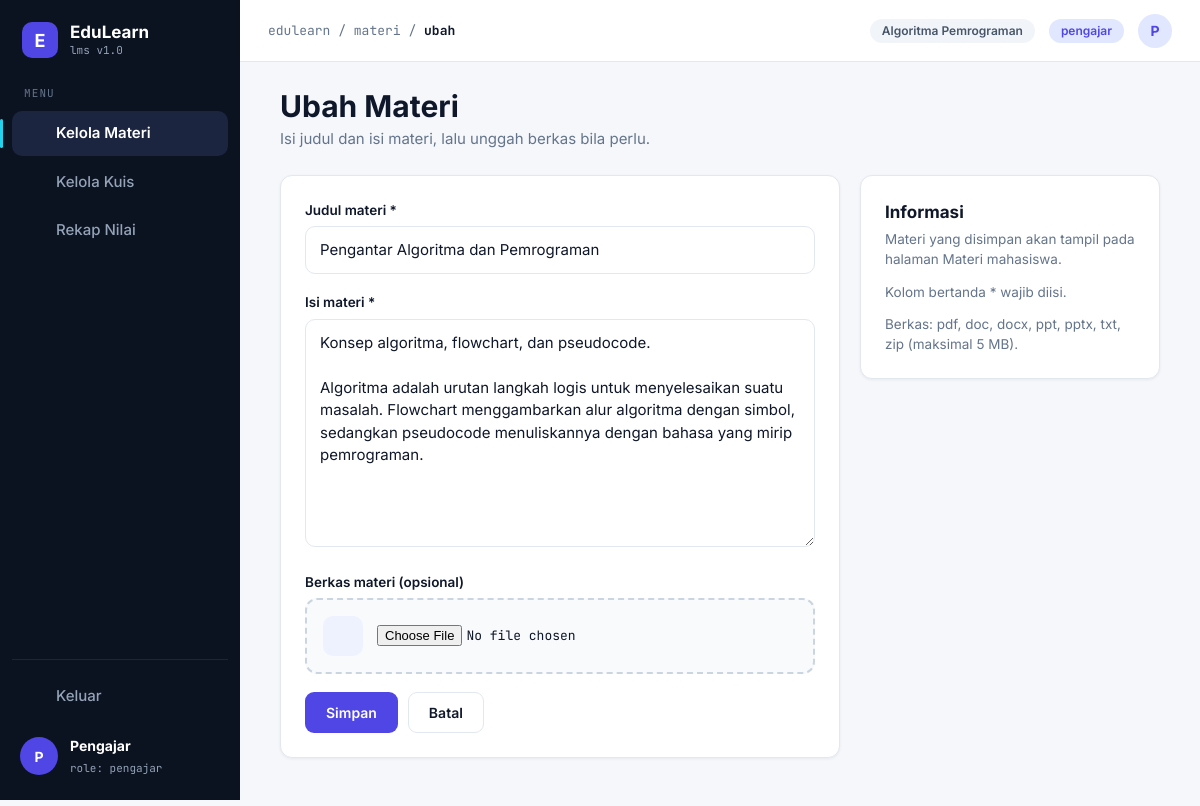
The app's page /pengajar/materi_form.php?id=1 (signed in) with its own data.
### tables this page shows
CREATE TABLE materi (
  id          INT AUTO_INCREMENT PRIMARY KEY,
  judul       VARCHAR(150) NOT NULL,
  isi_teks    TEXT NOT NULL,
  file_path   VARCHAR(255) NULL,
  dibuat_oleh INT NOT NULL,
  created_at  DATETIME NOT NULL DEFAULT CURRENT_TIMESTAMP,
  FOREIGN KEY (dibuat_oleh) REFERENCES users(id)
);

### pengajar/materi_form.php (the view, shortened to what this page needs)
<?php
require __DIR__ . '/../config.php';
$id = (int)($_GET['id'] ?? 0);
$materi = ['judul' => '', 'isi_teks' => '', 'file_path' => null];
if ($id) {
    $stmt = $db->prepare('SELECT * FROM materi WHERE id = ?');
    $stmt->execute([$id]);
    $materi = $stmt->fetch();
}
$judul = $id ? 'Ubah Materi' : 'Tambah Materi';
require __DIR__ . '/../includes/header.php';
?>
<h1><?= e($judul) ?></h1>
<p class="sub">Isi judul dan isi materi, lalu unggah berkas bila perlu.</p>
<div class="grid-form">
    <form class="kartu isi-kartu" method="post" enctype="multipart/form-data">
        <div class="kelompok">
            <label for="judul">Judul materi *</label>
            <input class="input" type="text" id="judul" name="judul" placeholder="judul materi"
                   value="<?= e($materi['judul']) ?>" maxlength="150" required>
        </div>
        <div class="kelompok">
            <label for="isi_teks">Isi materi *</label>
            <textarea class="input" id="isi_teks" name="isi_teks" rows="9" placeholder="Tulis isi materi di sini..." required><?= e($materi['isi_teks']) ?></textarea>
        </div>
        <div class="kelompok">
            <label for="berkas">Berkas materi (opsional)</label>
            <div class="unggah">
                <span class="ikon-kotak"><?= ikon('berkas') ?></span>
                <input type="file" id="berkas" name="berkas">
            </div>
        </div>
        <div class="aksi">
            <button class="btn btn-primer" type="submit">Simpan</button>
            <a class="btn btn-garis" href="<?= url('pengajar/materi.php') ?>">Batal</a>
        </div>
    </form>
    <div class="kartu isi-kartu">
        <h3>Informasi</h3>
        <p class="ket">Materi yang disimpan akan tampil pada halaman Materi mahasiswa.</p>
        <p class="ket">Kolom bertanda * wajib diisi.</p>
        <p class="ket">Berkas: <?= e(implode(', ', BERKAS_BOLEH)) ?> (maksimal 5 MB).</p>
    </div>
</div>
<?php require __DIR__ . '/../includes/footer.php'; ?>

### assets/css/style.css (style rules this page uses)
:root { --primer: #4F46E5; --primer-muda: #EEF2FF; --primer-muda2: #E0E7FF; --gelap: #0F172A; --abu: #64748B; --abu-muda: #94A3B8; --garis: #E2E8F0; --latar: #F5F7FB; --cyan: #22D3EE; --teal: #0D9488; --font: Inter, 'Segoe UI', Arial, sans-serif; --mono: 'JetBrains Mono', 'DejaVu Sans Mono', Consolas, monospace; }
* { box-sizing: border-box; }
body { margin: 0; font-family: var(--font); background: var(--latar); color: var(--gelap); font-size: 15px; line-height: 1.5; }
h1 { font-size: 30px; line-height: 1.2; margin: 0 0 4px; }
h3 { font-size: 17px; margin: 0; }
a { color: inherit; text-decoration: none; }
.ket { color: var(--abu); font-size: 13.5px; margin: 0; }
.sub { color: var(--abu); margin: 0 0 24px; }
.kartu { background: #fff; border: 1px solid var(--garis); border-radius: 12px; box-shadow: 0 1px 3px rgba(15,23,42,.06); }
.isi-kartu { padding: 24px; }
.isi-kartu h3 { margin-bottom: 4px; }
.isi-kartu .ket + .ket { margin-top: 12px; }
.btn { display: inline-block; padding: 10px 20px; border-radius: 9px; border: 1.5px solid transparent; font: 600 14px var(--font); cursor: pointer; text-align: center; line-height: 1.4; }
.btn-primer { background: var(--primer); color: #fff; }
.btn-garis { background: #fff; border-color: var(--garis); color: var(--gelap); }
.kelompok { margin-bottom: 18px; }
.kelompok label, .baris-antar > label { display: block; font-weight: 600; font-size: 13.5px; margin-bottom: 6px; }
.input { width: 100%; padding: 12px 14px; border: 1.5px solid var(--garis); border-radius: 10px; font: inherit; background: #fff; color: var(--gelap); }
textarea.input { resize: vertical; }
.ikon-kotak { width: 40px; height: 40px; border-radius: 10px; display: grid; place-items: center; background: var(--primer-muda); color: var(--primer); flex: none; }
.aksi { display: flex; gap: 10px; flex-wrap: wrap; align-items: center; }
.grid-form { display: grid; grid-template-columns: minmax(0, 1fr) 300px; gap: 20px; align-items: start; }
.unggah { display: flex; align-items: center; gap: 14px; padding: 16px; background: #F8FAFC; border: 2px dashed #CBD5E1; border-radius: 12px; }
.unggah input { font: 13px var(--mono); max-width: 100%; min-width: 0; }

### records on screen
materi: judul "Pengantar Algoritma dan Pemrograman", isi_teks "Konsep algoritma, flowchart, dan pseudocode. Algoritma adalah urutan langkah logis untuk menyelesaikan suatu masalah. Flowchart menggambarkan alur algoritma dengan simbol, sedangkan pseudocode menuliskannya dengan bahasa yang mirip pemrograman."

### other values on screen
$nama "Kelola Materi"
$nama "Kelola Kuis"
$nama "Rekap Nilai"
inisial($u['nama']) "P"
$u['nama'] "Pengajar"
$u['role'] "pengajar"
$c "materi"
$c "ubah"
NAMA_MATKUL "Algoritma Pemrograman"
$judul "Ubah Materi"
implode(', ', BERKAS_BOLEH) "pdf, doc, docx, ppt, pptx, txt, zip"
